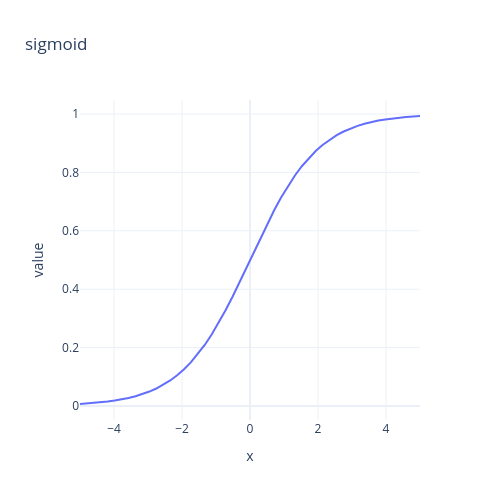

Notebook code cell kept with this figure:
### Code cell
viz2d(sigmoid, figsize=(500, 500))
